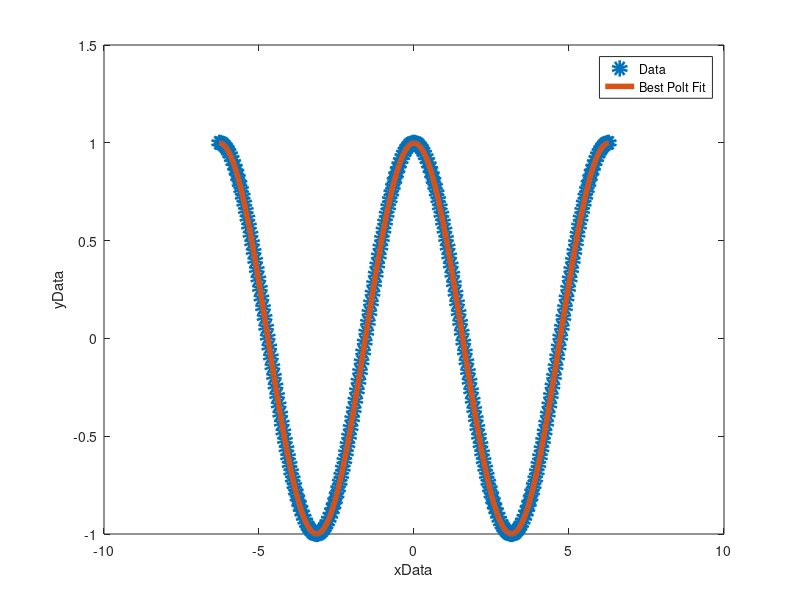

Write the MATLAB code that produced this figure.
function fit_Polynomial_Series()

N = 250; %Initialize the number of data points%
xData = linspace(-2*pi,2*pi,N); %Data for x%
yData = cos(xData)'; %Data for y%

for  j = 1:N %For loop running over the number of iterations N%
    
    x = xData(j);%Makes x-data point from initial xData above%
    y = yData(j);%Makes y-data point from initial yData above%
    A(j,:) = [1 x x^2 x^3 x^4 x^5 x^6 x^7 x^8 x^9 x^10 x^11 x^12];
    B(j,:) = y;
    
end

pseudoinv = (inv(A'*A))*A'; %Calc Pseudoinv%
beta = pseudoinv*B 

for j = 1:N
    
    x = xData(j);
    f(j,1) = beta(1) + beta(2)*x + beta(3)*x^2 + beta(4)*x^3 + beta(5)*x^4 + beta(6)*x^5 + beta(7)*x^6 + beta(8)*x^7 + beta(9)*x^8 + beta(10)*x^9 + beta(11)*x^10 + beta(12)*x^11 + beta(13)*x^12;
    
end

figure; plot(xData,yData,'o','Linewidth',6); %Next 4 lines are the plot of the data points%
hold on;
plot(xData,f,'Linewidth',4);
xlabel('xData');
ylabel('yData');
legend('Data','Best Polt Fit')

res = B - A*beta;
l2norm = sqrt(res'*res) %Prints L2norm%

%a)N=10; l2norm=4.3238, N=50; l2norm=5.1501e-04 , N=250; l2norm=0.0011, As
%N increases the residual decreases.
%b)We saw cos(x) written as a taylor series with coefficeints 1 and -1
%c)When N=250 coefficients are:
%   0.9999
%    -0.0000
%    -0.4998
%     0.0000
%     0.0416
%    -0.0000
%    -0.0014
%     0.0000
%     0.0000
%    -0.0000
%    -0.0000
%     0.0000
%     0.0000

%d) The coefficients appear to relate with a Taylor Series pattern.%

